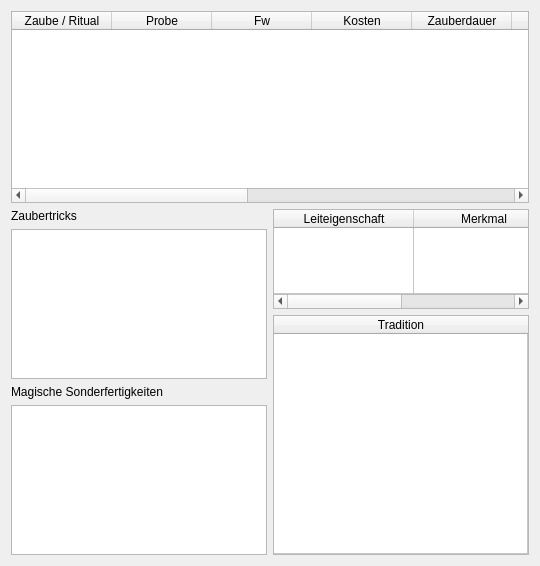
      <widget class="QWidget" name="tabZauber_dsa5">
       <attribute name="title">
        <string>Zauber und Rituale</string>
       </attribute>
       <layout class="QVBoxLayout" name="verticalLayout_30">
        <item>
         <widget class="QTableWidget" name="zauberTable_dsa5">
          <property name="sizePolicy">
           <sizepolicy hsizetype="Minimum" vsizetype="Expanding">
            <horstretch>0</horstretch>
            <verstretch>0</verstretch>
           </sizepolicy>
          </property>
          <property name="minimumSize">
           <size>
            <width>0</width>
            <height>0</height>
           </size>
          </property>
          <property name="editTriggers">
           <set>QAbstractItemView::NoEditTriggers</set>
          </property>
          <attribute name="horizontalHeaderStretchLastSection">
           <bool>true</bool>
          </attribute>
          <attribute name="verticalHeaderVisible">
           <bool>false</bool>
          </attribute>
          <column>
           <property name="text">
            <string>Zaube / Ritual</string>
           </property>
          </column>
          <column>
           <property name="text">
            <string>Probe</string>
           </property>
          </column>
          <column>
           <property name="text">
            <string>Fw</string>
           </property>
          </column>
          <column>
           <property name="text">
            <string>Kosten</string>
           </property>
          </column>
          <column>
           <property name="text">
            <string>Zauberdauer</string>
           </property>
          </column>
          <column>
           <property name="text">
            <string>Reichweite</string>
           </property>
          </column>
          <column>
           <property name="text">
            <string>Wirkungsdauer</string>
           </property>
          </column>
          <column>
           <property name="text">
            <string>Merkmal</string>
           </property>
          </column>
          <column>
           <property name="text">
            <string>Sf.</string>
           </property>
          </column>
          <column>
           <property name="text">
            <string>Wirkung</string>
           </property>
          </column>
          <column>
           <property name="text">
            <string>S.</string>
           </property>
          </column>
         </widget>
        </item>
        <item>
         <layout class="QHBoxLayout" name="horizontalLayout_15">
          <item>
           <layout class="QVBoxLayout" name="verticalLayout_28">
            <item>
             <widget class="QLabel" name="label_29">
              <property name="text">
               <string>Zaubertricks</string>
              </property>
             </widget>
            </item>
            <item>
             <widget class="QTableWidget" name="zaubertricksTable_dsa5">
              <property name="maximumSize">
               <size>
                <width>16777215</width>
                <height>150</height>
               </size>
              </property>
              <property name="editTriggers">
               <set>QAbstractItemView::NoEditTriggers</set>
              </property>
              <property name="columnCount">
               <number>1</number>
              </property>
              <attribute name="horizontalHeaderVisible">
               <bool>false</bool>
              </attribute>
              <attribute name="horizontalHeaderStretchLastSection">
               <bool>true</bool>
              </attribute>
              <attribute name="verticalHeaderVisible">
               <bool>false</bool>
              </attribute>
              <column/>
             </widget>
            </item>
            <item>
             <widget class="QLabel" name="label_30">
              <property name="text">
               <string>Magische Sonderfertigkeiten</string>
              </property>
             </widget>
            </item>
            <item>
             <widget class="QTableWidget" name="magiSonderfTable_dsa5">
              <property name="maximumSize">
               <size>
                <width>16777215</width>
                <height>150</height>
               </size>
              </property>
              <property name="editTriggers">
               <set>QAbstractItemView::NoEditTriggers</set>
              </property>
              <property name="columnCount">
               <number>1</number>
              </property>
              <attribute name="horizontalHeaderVisible">
               <bool>false</bool>
              </attribute>
              <attribute name="horizontalHeaderStretchLastSection">
               <bool>true</bool>
              </attribute>
              <attribute name="verticalHeaderVisible">
               <bool>false</bool>
              </attribute>
              <column/>
             </widget>
            </item>
           </layout>
          </item>
          <item>
           <layout class="QVBoxLayout" name="verticalLayout_29">
            <item>
             <widget class="QTableWidget" name="leiteigMerkmalTable_dsa5">
              <property name="maximumSize">
               <size>
                <width>16777215</width>
                <height>100</height>
               </size>
              </property>
              <property name="editTriggers">
               <set>QAbstractItemView::NoEditTriggers</set>
              </property>
              <property name="rowCount">
               <number>1</number>
              </property>
              <attribute name="horizontalHeaderDefaultSectionSize">
               <number>140</number>
              </attribute>
              <attribute name="horizontalHeaderStretchLastSection">
               <bool>false</bool>
              </attribute>
              <attribute name="verticalHeaderVisible">
               <bool>false</bool>
              </attribute>
              <attribute name="verticalHeaderStretchLastSection">
               <bool>true</bool>
              </attribute>
              <row/>
              <column>
               <property name="text">
                <string>Leiteigenschaft</string>
               </property>
              </column>
              <column>
               <property name="text">
                <string>Merkmal</string>
               </property>
              </column>
             </widget>
            </item>
            <item>
             <widget class="QTableWidget" name="mTraditionTable_dsa5">
              <property name="maximumSize">
               <size>
                <width>16777215</width>
                <height>16777215</height>
               </size>
              </property>
              <property name="editTriggers">
               <set>QAbstractItemView::NoEditTriggers</set>
              </property>
              <property name="rowCount">
               <number>1</number>
              </property>
              <attribute name="horizontalHeaderStretchLastSection">
               <bool>true</bool>
              </attribute>
              <attribute name="verticalHeaderVisible">
               <bool>false</bool>
              </attribute>
              <attribute name="verticalHeaderStretchLastSection">
               <bool>true</bool>
              </attribute>
              <row/>
              <column>
               <property name="text">
                <string>Tradition</string>
               </property>
              </column>
             </widget>
            </item>
           </layout>
          </item>
         </layout>
        </item>
       </layout>
      </widget>
